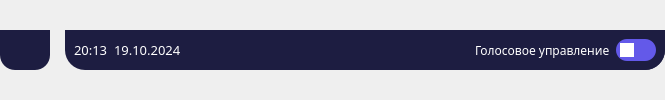
        <widget class="QFrame" name="frame_35">
         <property name="frameShape">
          <enum>QFrame::Shape::NoFrame</enum>
         </property>
         <property name="frameShadow">
          <enum>QFrame::Shadow::Raised</enum>
         </property>
         <layout class="QHBoxLayout" name="horizontalLayout_26">
          <property name="spacing">
           <number>15</number>
          </property>
          <property name="leftMargin">
           <number>0</number>
          </property>
          <property name="topMargin">
           <number>0</number>
          </property>
          <property name="rightMargin">
           <number>0</number>
          </property>
          <property name="bottomMargin">
           <number>0</number>
          </property>
          <item>
           <widget class="QFrame" name="frame_36">
            <property name="minimumSize">
             <size>
              <width>50</width>
              <height>40</height>
             </size>
            </property>
            <property name="maximumSize">
             <size>
              <width>50</width>
              <height>40</height>
             </size>
            </property>
            <property name="styleSheet">
             <string notr="true">background-color: rgb(29, 29, 65);
border: 0;
border-radius: 15px;
border-top-left-radius: 0;
border-top-right-radius: 0;</string>
            </property>
            <property name="frameShape">
             <enum>QFrame::Shape::StyledPanel</enum>
            </property>
            <property name="frameShadow">
             <enum>QFrame::Shadow::Raised</enum>
            </property>
            <layout class="QVBoxLayout" name="verticalLayout_13">
             <item>
              <widget class="QPushButton" name="menu_btn">
               <property name="cursor">
                <cursorShape>PointingHandCursor</cursorShape>
               </property>
               <property name="styleSheet">
                <string notr="true">border: none;
background: none;
padding: 15px;</string>
               </property>
               <property name="icon">
                <iconset>
                 <selectedon>:/icons/icons/menu-icon.png</selectedon>
                </iconset>
               </property>
              </widget>
             </item>
            </layout>
           </widget>
          </item>
          <item>
           <widget class="QFrame" name="frame_12">
            <property name="minimumSize">
             <size>
              <width>600</width>
              <height>40</height>
             </size>
            </property>
            <property name="maximumSize">
             <size>
              <width>923293</width>
              <height>40</height>
             </size>
            </property>
            <property name="styleSheet">
             <string notr="true">background-color: rgb(29, 29, 65);
border: 0;
border-radius: 20px;
border-top-left-radius: 0;
border-top-right-radius: 0;</string>
            </property>
            <property name="frameShape">
             <enum>QFrame::Shape::StyledPanel</enum>
            </property>
            <property name="frameShadow">
             <enum>QFrame::Shadow::Raised</enum>
            </property>
            <layout class="QHBoxLayout" name="horizontalLayout_9">
             <property name="spacing">
              <number>0</number>
             </property>
             <property name="leftMargin">
              <number>0</number>
             </property>
             <property name="topMargin">
              <number>0</number>
             </property>
             <property name="rightMargin">
              <number>0</number>
             </property>
             <property name="bottomMargin">
              <number>0</number>
             </property>
             <item>
              <widget class="QFrame" name="frame_13">
               <property name="maximumSize">
                <size>
                 <width>200</width>
                 <height>16777215</height>
                </size>
               </property>
               <property name="styleSheet">
                <string notr="true">background: 0;
border-radius: 0;</string>
               </property>
               <property name="frameShape">
                <enum>QFrame::Shape::StyledPanel</enum>
               </property>
               <property name="frameShadow">
                <enum>QFrame::Shadow::Raised</enum>
               </property>
               <layout class="QHBoxLayout" name="horizontalLayout_7">
                <item>
                 <widget class="QLabel" name="time_label">
                  <property name="font">
                   <font>
                    <family>Inter Hewn</family>
                    <pointsize>10</pointsize>
                   </font>
                  </property>
                  <property name="styleSheet">
                   <string notr="true">color: #fff;</string>
                  </property>
                  <property name="text">
                   <string>20:13</string>
                  </property>
                 </widget>
                </item>
                <item>
                 <widget class="QLabel" name="date_label">
                  <property name="font">
                   <font>
                    <family>Inter Hewn</family>
                    <pointsize>10</pointsize>
                   </font>
                  </property>
                  <property name="styleSheet">
                   <string notr="true">color: #fff;</string>
                  </property>
                  <property name="text">
                   <string>19.10.2024</string>
                  </property>
                 </widget>
                </item>
               </layout>
              </widget>
             </item>
             <item>
              <spacer name="horizontalSpacer_7">
               <property name="orientation">
                <enum>Qt::Orientation::Horizontal</enum>
               </property>
               <property name="sizeHint" stdset="0">
                <size>
                 <width>40</width>
                 <height>20</height>
                </size>
               </property>
              </spacer>
             </item>
             <item>
              <widget class="QFrame" name="frame_14">
               <property name="maximumSize">
                <size>
                 <width>200</width>
                 <height>16777215</height>
                </size>
               </property>
               <property name="frameShape">
                <enum>QFrame::Shape::StyledPanel</enum>
               </property>
               <property name="frameShadow">
                <enum>QFrame::Shadow::Raised</enum>
               </property>
               <layout class="QHBoxLayout" name="horizontalLayout_8">
                <item>
                 <widget class="QLabel" name="label_7">
                  <property name="font">
                   <font>
                    <family>Inter Hewn</family>
                   </font>
                  </property>
                  <property name="styleSheet">
                   <string notr="true">color: #fff;</string>
                  </property>
                  <property name="text">
                   <string>Голосовое управление</string>
                  </property>
                 </widget>
                </item>
                <item>
                 <widget class="QRadioButton" name="voice_control">
                  <property name="minimumSize">
                   <size>
                    <width>40</width>
                    <height>22</height>
                   </size>
                  </property>
                  <property name="maximumSize">
                   <size>
                    <width>30</width>
                    <height>16777215</height>
                   </size>
                  </property>
                  <property name="cursor">
                   <cursorShape>PointingHandCursor</cursorShape>
                  </property>
                  <property name="styleSheet">
                   <string notr="true">QRadioButton{
	background-color: rgb(99, 89, 233);
	border-radius: 11px;
	padding: 4px;
}
QRadioButton::indicator{
	border-radius: 8px;
}
QRadioButton::indicator::unchecked{
	background-color: rgb(255, 255, 255);
}
QRadioButton::indicator::checked{
	background-color: rgb(90, 255, 173);
}</string>
                  </property>
                  <property name="text">
                   <string/>
                  </property>
                  <property name="checked">
                   <bool>false</bool>
                  </property>
                 </widget>
                </item>
               </layout>
              </widget>
             </item>
            </layout>
           </widget>
          </item>
         </layout>
        </widget>
